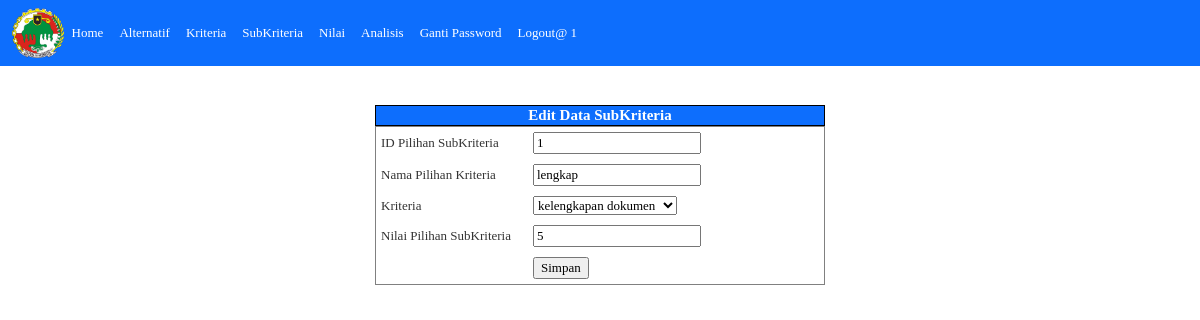
The app's page /edit-pilihan-kriteria.php?id_SubKriteria=1 (signed in) with its own data.
### tables this page shows
CREATE TABLE `pilihan_kriteria` (
  `id_SubKriteria` int(11) NOT NULL,
  `id_kriteria` int(11) DEFAULT NULL,
  `nama_SubKriteria` varchar(50) DEFAULT NULL,
  `nilai_SubKriteria` double DEFAULT NULL
);

CREATE TABLE `kriteria` (
  `id_kriteria` int(11) NOT NULL,
  `nama_kriteria` varchar(100) DEFAULT NULL,
  `bobot_kriteria` double DEFAULT NULL
);

### edit-pilihan-kriteria.php (the view, shortened to what this page needs)
<?php
include("koneksi.php");
?>
<head>
  <link href="https://cdn.jsdelivr.net/npm/bootstrap@5.0.2/dist/css/bootstrap.min.css" rel="stylesheet">
  <link rel="stylesheet" href="style.css">
</head>
<!doctype html>
<html lang="en">
<body>
  <nav class="navbar navbar-expand-lg navbar-dark bg-primary x-4">
    <div class="container-fluid">
      <img src="2.png" widht="55" height="50">
      <div class="collapse navbar-collapse" id="navbarNav">
        <ul class="navbar-nav">
          <li class="nav-item">
            <a class="nav-link active" aria-current="page" href="admin.php">Home</a>
          </li>
          <li class="nav-item">
            <a class="nav-link active" aria-current="page" href="alternatif.php">Alternatif</a>
          </li>
          <li class="nav-item">
            <a class="nav-link active" aria-current="page" href="kriteria.php">Kriteria</a>
          </li>
          <li class="nav-item">
            <a class="nav-link active" aria-current="page" href="pilihan-kriteria.php">SubKriteria</a>
          </li>
          <li class="nav-item">
            <a class="nav-link active" aria-current="page" href="nilai.php">Nilai</a>
          </li>
          <li class="nav-item">
            <a class="nav-link active" aria-current="page" href="konsultasi-maut-php-mysql.php">Analisis</a>
          </li>
          <li class="nav-item">
            <a class="nav-link active" aria-current="page" href="ganti-password.php">Ganti Password</a>
          </li>
          <li class="nav-item">
            <a class="nav-link active" aria-current="page" href="logout.php">Logout@ <?php echo $_SESSION['userlogin']; ?></a>
          </li>
        </ul>
      </div>
    </div>
  </nav>
  <br>
  <br>
  <form id="form1" name="form1" method="post" action="">
    <table width="450" class="table-bordered" align="center" style="border-color:black">
      <thead>
        <tr>
          <th colspan="2" bgcolor=#0D6EFD style="text-align: center;"><a style="color: white;  font-size:15px;">Edit Data SubKriteria</th>
        </tr>
      </thead>
      <tbody>
        <?php
        $querypilihankriteria = mysqli_query($db, "SELECT * FROM pilihan_kriteria WHERE id_SubKriteria = '$_GET[id_SubKriteria]'");
        $datapilihankriteria = mysqli_fetch_array($querypilihankriteria);
        ?>
        <form id="form1" name="form1" method="post" action="">
          <table width="450" align="center" border="1" cellpadding="5" cellspacing="1" bgcolor="black">
            <tr>
              <td bgcolor="#FFFFFF">ID Pilihan SubKriteria</td>
              <td bgcolor="#FFFFFF"><input type="text" name="id_SubKriteria" id="id_SubKriteria" readonly value="<?php echo $datapilihankriteria['id_SubKriteria']; ?>" /></td>
            </tr>
            <tr>
              <td width="128" bgcolor="#FFFFFF">Nama Pilihan Kriteria</td>
              <td width="249" bgcolor="#FFFFFF"><input type="text" name="nama_SubKriteria" id="nama_SubKriteria" value="<?php echo $datapilihankriteria['nama_SubKriteria']; ?>" /></td>
            </tr>
            <tr>
              <td bgcolor="#FFFFFF">Kriteria</td>
              <td bgcolor="#FFFFFF"><select name="id_kriteria" id="id_kriteria">
                  <?php
                  $querykriteria = mysqli_query($db, "SELECT * FROM kriteria ORDER BY id_kriteria");
                  while ($datakriteria = mysqli_fetch_array($querykriteria)) {
                  ?>
                    <option value="<?php echo $datakriteria['id_kriteria']; ?>" <?php if ($datapilihankriteria['id_kriteria'] == $datakriteria['id_kriteria']) {
                                                                                  echo " selected";
                                                                                } ?>><?php echo $datakriteria['nama_kriteria']; ?></option>
                  <?php
                  }
                  ?>
                </select></td>
            </tr>
            <tr>
              <td bgcolor="#FFFFFF">Nilai Pilihan SubKriteria</td>
              <td bgcolor="#FFFFFF"><input type="text" name="nilai_SubKriteria" id="nilai_SubKriteria" value="<?php echo $datapilihankriteria['nilai_SubKriteria']; ?>" /></td>
            </tr>
      </tbody>
      <tr>
        <td bgcolor="#FFFFFF">&nbsp;</td>
        <td bgcolor="#FFFFFF"><input type="submit" name="button" id="button" value="Simpan" /></td>
      </tr>
    </table>
  </form>
</body>
</html>

### style.css (style rules this page uses)
body, td, th { font-family: Georgia, Times New Roman, Times, serif; font-size: 13px; color: #333333; }
a:link { text-decoration: none; color: #333333; }

### records on screen
pilihan_kriteria: id_SubKriteria "1", nama_SubKriteria "lengkap", id_kriteria "kelengkapan dokumen", nilai_SubKriteria "5"

### other values on screen
$_SESSION['userlogin'] "1"
